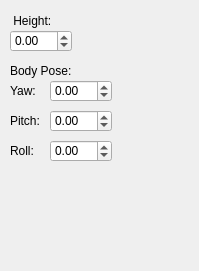
       <widget class="QWidget" name="page_2">
        <property name="geometry">
         <rect>
          <x>0</x>
          <y>0</y>
          <width>199</width>
          <height>271</height>
         </rect>
        </property>
        <attribute name="label">
         <string>Body Control</string>
        </attribute>
        <widget class="QDoubleSpinBox" name="walk_height">
         <property name="geometry">
          <rect>
           <x>10</x>
           <y>30</y>
           <width>62</width>
           <height>22</height>
          </rect>
         </property>
         <property name="minimum">
          <double>-0.100000000000000</double>
         </property>
         <property name="maximum">
          <double>0.100000000000000</double>
         </property>
         <property name="singleStep">
          <double>0.010000000000000</double>
         </property>
        </widget>
        <widget class="QLabel" name="label_31">
         <property name="geometry">
          <rect>
           <x>10</x>
           <y>10</y>
           <width>71</width>
           <height>21</height>
          </rect>
         </property>
         <property name="text">
          <string> Height:</string>
         </property>
        </widget>
        <widget class="QLabel" name="label_32">
         <property name="geometry">
          <rect>
           <x>10</x>
           <y>60</y>
           <width>61</width>
           <height>21</height>
          </rect>
         </property>
         <property name="text">
          <string>Body Pose:</string>
         </property>
        </widget>
        <widget class="QLabel" name="label_33">
         <property name="geometry">
          <rect>
           <x>10</x>
           <y>80</y>
           <width>47</width>
           <height>21</height>
          </rect>
         </property>
         <property name="text">
          <string>Yaw:</string>
         </property>
        </widget>
        <widget class="QLabel" name="label_34">
         <property name="geometry">
          <rect>
           <x>10</x>
           <y>110</y>
           <width>47</width>
           <height>21</height>
          </rect>
         </property>
         <property name="text">
          <string>Pitch:</string>
         </property>
        </widget>
        <widget class="QLabel" name="label_35">
         <property name="geometry">
          <rect>
           <x>10</x>
           <y>140</y>
           <width>47</width>
           <height>21</height>
          </rect>
         </property>
         <property name="text">
          <string>Roll:</string>
         </property>
        </widget>
        <widget class="QDoubleSpinBox" name="pose_yaw">
         <property name="geometry">
          <rect>
           <x>50</x>
           <y>80</y>
           <width>62</width>
           <height>22</height>
          </rect>
         </property>
         <property name="minimum">
          <double>-3.140000000000000</double>
         </property>
         <property name="maximum">
          <double>3.140000000000000</double>
         </property>
         <property name="singleStep">
          <double>0.010000000000000</double>
         </property>
        </widget>
        <widget class="QDoubleSpinBox" name="pose_pitch">
         <property name="geometry">
          <rect>
           <x>50</x>
           <y>110</y>
           <width>62</width>
           <height>22</height>
          </rect>
         </property>
         <property name="minimum">
          <double>-3.140000000000000</double>
         </property>
         <property name="maximum">
          <double>3.140000000000000</double>
         </property>
         <property name="singleStep">
          <double>0.010000000000000</double>
         </property>
        </widget>
        <widget class="QDoubleSpinBox" name="pose_roll">
         <property name="geometry">
          <rect>
           <x>50</x>
           <y>140</y>
           <width>62</width>
           <height>22</height>
          </rect>
         </property>
         <property name="minimum">
          <double>-3.140000000000000</double>
         </property>
         <property name="maximum">
          <double>3.140000000000000</double>
         </property>
         <property name="singleStep">
          <double>0.010000000000000</double>
         </property>
        </widget>
       </widget>
